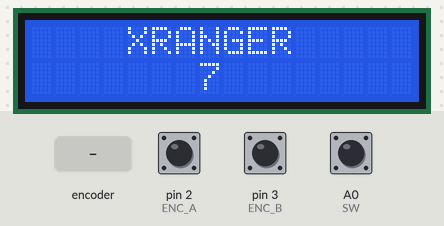
This sketch was run on a simulated Arduino Uno, built with avr-gcc and run on an emulated ATmega328P. On the bench: 16×2 character LCD. The inputs (shaded band) are chosen by the test bench; at power-on: A0 (SW) LOW, pin 2 (ENC_A) HIGH, pin 3 (ENC_B) HIGH. What the sketch prints to the serial monitor is not drawn.

Above: at 4.2 s.
4.3 s: rotary encoder on pin 2 (ENC_A) / pin 3 (ENC_B) turned 3 steps (first pin leading)
At 6.0 s:
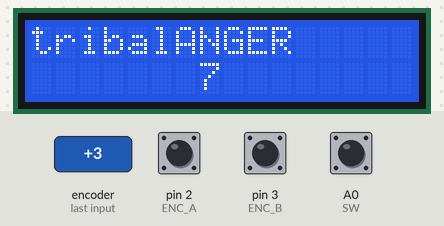
6.4 s: rotary encoder on pin 2 (ENC_A) / pin 3 (ENC_B) turned 2 steps (second pin leading)
At 7.6 s:
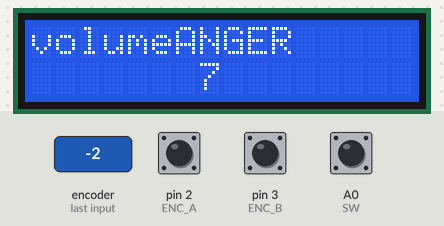
8.3 s: A0 (SW) pulled HIGH for 1 s
At 9.9 s:
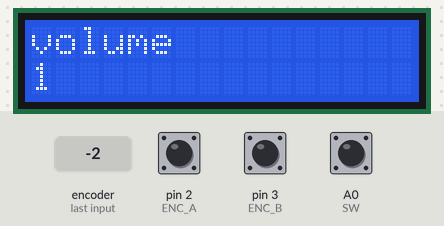
10.8 s: A0 (SW) pulled HIGH for 3.2 s
At 11.01 s:
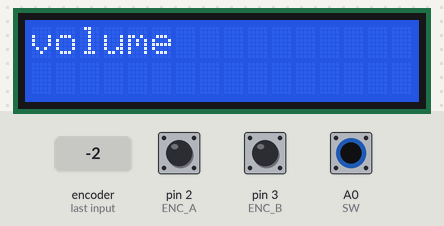
Timing chart, 0 to 13.8 s (numbered marks = the images above; inputs shaded):
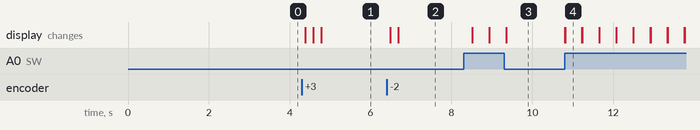

Measured:
- after the input at 4.3 s, the display: first changes after 0.08 s (image 1 shows a later state)
- after the input at 6.4 s, the display: first changes after 0.08 s (image 2 shows a later state)
- after the input at 8.3 s, the display: first changes after 0.21 s (image 3 shows a later state)
- after the input at 10.8 s, the display: first changes at once (image 4 shows a later state)
- what the display in image 4 shows lasts 0.4 s, from 10.8 s to 11.2 s

The sketch:

roatry1.1.ino
```cpp
/* param pise
19-6-24
roatry edit
wipsa electronics

*/
//16x2 LCD
#include <Wire.h>
#include <LiquidCrystal_I2C.h>//SDA = A4, SCL = A5
LiquidCrystal_I2C lcd(0x27,16,2);
int tic;
// Define rotary encoder pins
#define ENC_A 2
#define ENC_B 3
#define SW A0


unsigned long _lastIncReadTime = micros();
unsigned long _lastDecReadTime = micros();
int _pauseLength = 25000;
int _fastIncrement = 10;

volatile int counter = 0;

void setup() {

// initialize the lcd
  lcd.init();
  lcd.backlight();

   lcd.setCursor(0,0); //Defining position to write from first row, first column .
  lcd.print("    XRANGER"); //0 0 0 0 0 0 0 0 0 0 0 0 0 0 0 0
  lcd.setCursor(0,1); //second line, 1st block
  lcd.print("       7"); //You can write 16 Characters per line .
  delay(3000); //wait 3 sec

  // Set encoder pins and attach interrupts
  pinMode(SW, INPUT);
  pinMode(ENC_A, INPUT_PULLUP);
  pinMode(ENC_B, INPUT_PULLUP);
  attachInterrupt(digitalPinToInterrupt(ENC_A), read_encoder, CHANGE);
  attachInterrupt(digitalPinToInterrupt(ENC_B), read_encoder, CHANGE);
  // Start the serial monitor to show output
  Serial.begin(115200);
}

void loop() {
  static int lastCounter = 0;

  // If count has changed print the new value to serial
  if(counter != lastCounter){
    Serial.println(counter);
    lastCounter = counter;
  }

////////////////////////////////////////////////////////////////////////////////    volume menue
  if(counter==1)
  {
  lcd.setCursor(0,0); //Defining position to write from first row, first column .
  lcd.print("volume");

  if (digitalRead(SW)==1)
   { tic=1;
   delay(200);
   while(tic==1)
   {
    lcd.setCursor(0,1); //second line, 1st block
    lcd.print(counter); //You can write 16 Characters per line .
    if (digitalRead(SW)==1)
      { tic=0;
        counter=1;
        lcd.clear();}
   }}}

////////////////////////////////////////////////////////////////////////////////    bass menue

  if(counter==2)
  {
  lcd.setCursor(0,0); //Defining position to write from first row, first column .
  lcd.print("bass");

  if (digitalRead(SW)==1)
   { tic=1;
   delay(200);
   while(tic==1)
   {
    lcd.setCursor(0,1); //second line, 1st block
    lcd.print(counter); //You can write 16 Characters per line .
    if (digitalRead(SW)==1)
      { tic=0;
        counter=2;  }
   }}}


////////////////////////////////////////////////////////////////////////////////    tribal menue

  if(counter==3)
  {
  lcd.setCursor(0,0); //Defining position to write from first row, first column .
  lcd.print("tribal");

  if (digitalRead(SW)==1)
   { tic=1;
   delay(200);
   while(tic==1)
   {
    lcd.setCursor(0,1); //second line, 1st block
    lcd.print(counter); //You can write 16 Characters per line .
    if (digitalRead(SW)==1)
      { tic=0;
        counter=3;  }
   }}}


}

void read_encoder() {
  // Encoder interrupt routine for both pins. Updates counter
  // if they are valid and have rotated a full indent

  static uint8_t old_AB = 3;  // Lookup table index
  static int8_t encval = 0;   // Encoder value
  static const int8_t enc_states[]  = {0,-1,1,0,1,0,0,-1,-1,0,0,1,0,1,-1,0}; // Lookup table

  old_AB <<=2;  // Remember previous state

  if (digitalRead(ENC_A)) old_AB |= 0x02; // Add current state of pin A
  if (digitalRead(ENC_B)) old_AB |= 0x01; // Add current state of pin B

  encval += enc_states[( old_AB & 0x0f )];

  // Update counter if encoder has rotated a full indent, that is at least 4 steps
  if( encval > 3 ) {        // Four steps forward
    int changevalue = 1;
    if((micros() - _lastIncReadTime) < _pauseLength) {
      changevalue = _fastIncrement * changevalue;
    }
    _lastIncReadTime = micros();
    counter = counter + changevalue;              // Update counter
    encval = 0;
  }
  else if( encval < -3 ) {        // Four steps backward
    int changevalue = -1;
    if((micros() - _lastDecReadTime) < _pauseLength) {
      changevalue = _fastIncrement * changevalue;
    }
    _lastDecReadTime = micros();
    counter = counter + changevalue;              // Update counter
    encval = 0;
  }
} 
```
